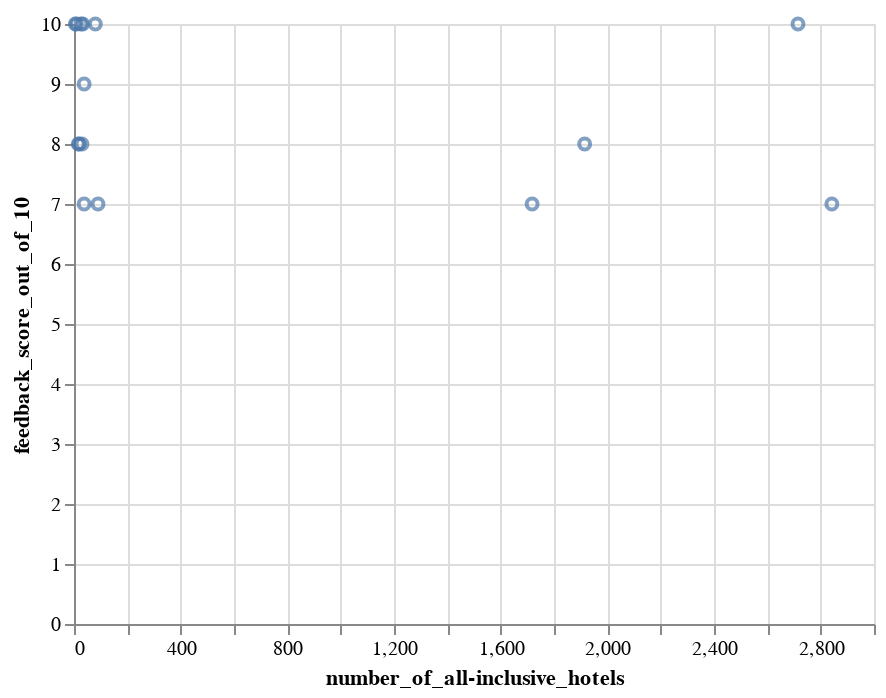

Notebook source saved alongside this figure:
### Markdown cell above
Extension to Task 1

1. Is there a correlation between number of all-inclusive hotels and score?

2. Create a data visualisation diagram to show destination and highest scores?

### Code cell
import altair as alt


#1. Is there a correlation between number of all-inclusive hotels and score?

df = pd.DataFrame({'number_of_all-inclusive_hotels': (9, 33, 2715, 5, 90, 30, 26, 80, 19, 38, 1718, 2842, 38, 16, 1915),
                   'feedback_score_out_of_10': [10, 10, 10, 10, 7, 8, 10, 10, 8, 9, 7, 7, 7, 8, 8]
                     })

chart = alt.Chart(df).mark_point().encode(x='number_of_all-inclusive_hotels', y='feedback_score_out_of_10')

chart

### Figure 1 — Vega-Lite specification as saved in the notebook (floating-point values rounded to 4 significant figures)
{"config": {"view": {"continuousWidth": 400, "continuousHeight": 300}}, "data": {"name": "data-bc08e3de828475c297f92b5e2a94af5d"}, "mark": "point", "encoding": {"x": {"field": "number_of_all-inclusive_hotels", "type": "quantitative"}, "y": {"field": "feedback_score_out_of_10", "type": "quantitative"}}, "$schema": "https://vega.github.io/schema/vega-lite/v4.17.0.json", "datasets": {"data-bc08e3de828475c297f92b5e2a94af5d": [{"number_of_all-inclusive_hotels": 9, "feedback_score_out_of_10": 10}, {"number_of_all-inclusive_hotels": 33, "feedback_score_out_of_10": 10}, {"number_of_all-inclusive_hotels": 2715, "feedback_score_out_of_10": 10}, {"number_of_all-inclusive_hotels": 5, "feedback_score_out_of_10": 10}, {"number_of_all-inclusive_hotels": 90, "feedback_score_out_of_10": 7}, {"number_of_all-inclusive_hotels": 30, "feedback_score_out_of_10": 8}, {"number_of_all-inclusive_hotels": 26, "feedback_score_out_of_10": 10}, {"number_of_all-inclusive_hotels": 80, "feedback_score_out_of_10": 10}, {"number_of_all-inclusive_hotels": 19, "feedback_score_out_of_10": 8}, {"number_of_all-inclusive_hotels": 38, "feedback_score_out_of_10": 9}, {"number_of_all-inclusive_hotels": 1718, "feedback_score_out_of_10": 7}, {"number_of_all-inclusive_hotels": 2842, "feedback_score_out_of_10": 7}, {"number_of_all-inclusive_hotels": 38, "feedback_score_out_of_10": 7}, {"number_of_all-inclusive_hotels": 16, "feedback_score_out_of_10": 8}, {"number_of_all-inclusive_hotels": 1915, "feedback_score_out_of_10": 8}]}}
